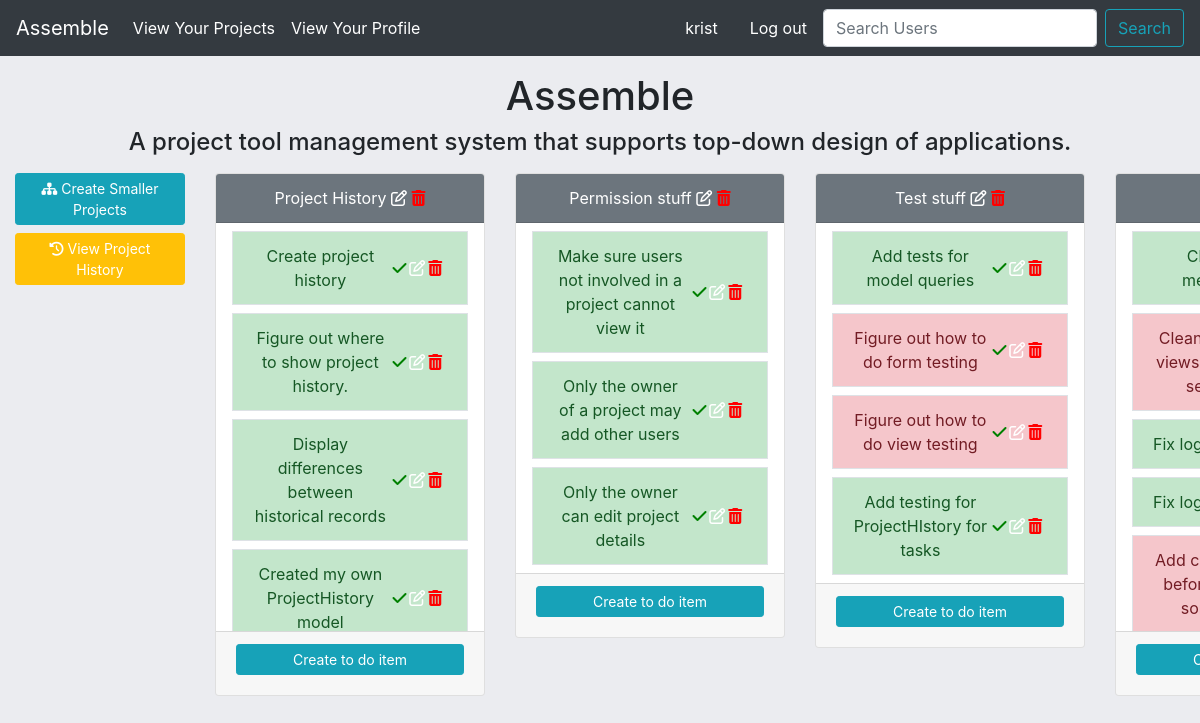
Before: /project-list/project-detail/assemble/ (signed in) with the older database file.
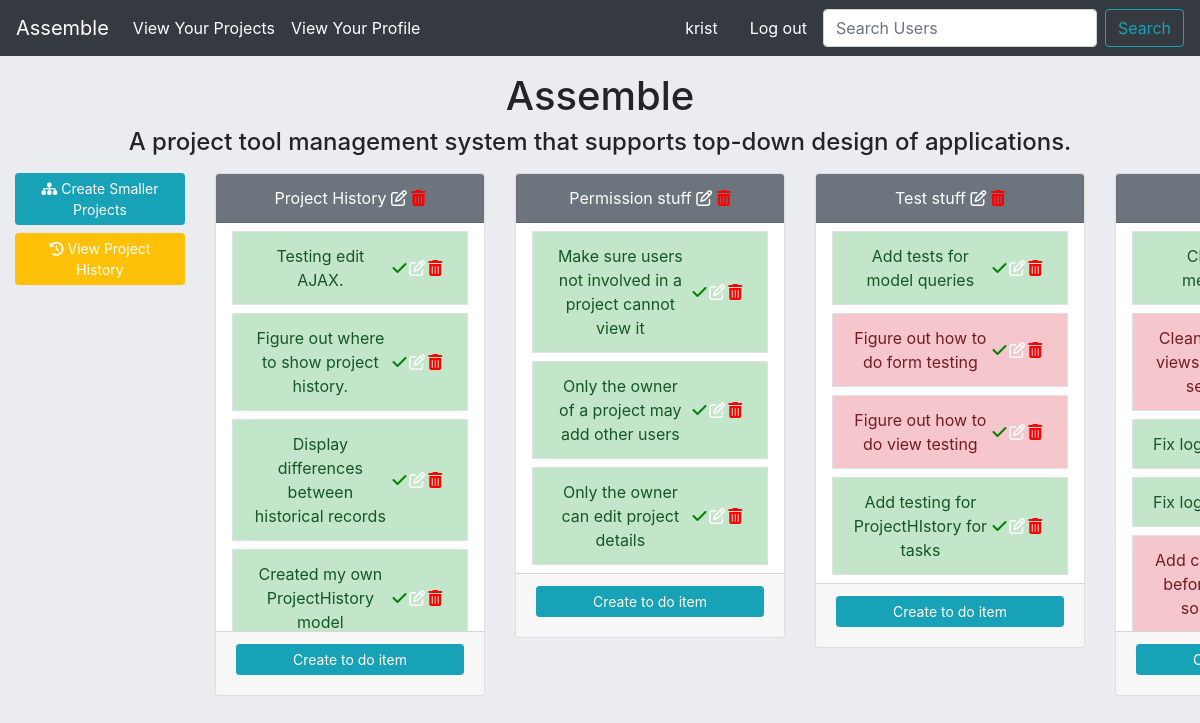
After: the same page with the newer database file.
### assemble/models.py (models this page shows, shortened)
class ProjectComponent(models.Model):
    name = models.CharField(max_length=200) # can change this
    slug = models.SlugField(max_length=100,unique=True,blank=True,null=True)
    completed = models.BooleanField(default=False) # can change this
    task = models.ForeignKey('self',null=True,default=None,related_name="component",
                             on_delete=models.CASCADE)
    project = models.ForeignKey(Project,on_delete=models.CASCADE)

### assemble/views.py (the view)
# urls.py: path('project-list/project-detail/<project_slug>/',project_detail_view,name="project-detail"),
@login_required
def project_detail_view(request,project_slug):
    is_me = Profile.objects.get(user=request.user)
    project = Project.objects.filter(user=is_me).get(slug=project_slug)
    project_components = ProjectComponent.objects.filter(project__name=project).filter(task=None)
    context = {
        'project':project,
        'project_components':project_components,
    }
    return render(request,'assemble/project_detail.html',context)

### assemble/models.py (called while the page is built)
    def __str__(self):
        return self.name

### templates/assemble/project_detail.html (shortened to what this page needs)
{% extends 'assemble/base.html' %}
{% load crispy_forms_tags %}
{% block content %}
<div class="container text-center my-3">
    <h1 id="project-name">{{ project.name }}</h1>
    <h4>{{project.description}}</h4>
</div>
    <div class="row text-center flex-nowrap">
        <div class="col-md-2">
            <a class="btn btn-info btn-sm text-white mb-2" href="{% url 'project-component-create' project.slug %}"><i class="fa fa-sitemap"></i> Create Smaller Projects</a>
            <a class="btn btn-warning btn-sm text-white" href="{% url 'project-history' project.id %}"><i class="fa fa-history"></i> View Project History</a>
        </div>
        {% for component in project_components %}
            <div class="col-md-3 mb-2">
                <div class="card text-white" >
                    <div class="card-header bg-secondary mb-2">
                        {{ component.name }}  <a href="{% url 'edit-details' component.id %}"><span style="color:white;font-size:1rem;"><i class="fa fa-edit"></i></span></a>
                        <a href="{% url 'delete-task' component.id %}"><span style="color:red;font-size:1rem;"><i class="fa fa-trash"></i></span></a>
                    </div>
                    <div class="list-group">
                        <ul id="list-{{component.id}}" class="list-group px-3" style="overflow-y:scroll;max-height:400px;">
                            {% for task in component.component.all %}
                                {% if task.completed == True %}
                                    <li id="task-{{task.id}}"class="list-group-item d-flex justify-content-between align-items-center border mb-2 rounded-0 list-group-item-success">
                                        <span>{{task.name}}</span>
                                        <span class="badge">
                                            <a class="finish-task" style="cursor:pointer;" id="{{task.id}}"><span style="color:green;font-size:1rem;"><i class="fa fa-check"></i></span></a>
                                            <a class="edit-task" id="{{task.id}}" style="cursor:pointer;"><span style="color:white;font-size:1rem;"><i class="fa fa-edit"></i></span></a>
                                            <a class="delete-task" style="cursor:pointer;" id="{{task.id}}"><span style="color:red;font-size:1rem;"><i class="fa fa-trash"></i></span></a>
                                        </span>
                                    </li>
                                {% else %}
                                    <li id="task-{{task.id}}" class="list-group-item d-flex justify-content-between align-items-center border mb-2 rounded-0 list-group-item-danger">
                                        <span>{{task.name}}</span>
                                        <span class="badge">
                                            <a class="finish-task" style="cursor:pointer;" id="{{task.id}}"><span style="color:green;font-size:1rem;"><i class="fa fa-check"></i></span></a>
                                            <a class="edit-task" id="{{task.id}}" style="cursor:pointer;"><span style="color:white;font-size:1rem;"><i class="fa fa-edit"></i></span></a>
                                            <a style="cursor:pointer;" class="delete-task" id="{{task.id}}"><span style="color:red;font-size:1rem;"><i class="fa fa-trash"></i></span></a>
                                        </span>
                                    </li>
                                {% endif %}
                            {% endfor %}
                        </ul>
                        <div class="card-footer">
                            <button class="show-form-button btn btn-info btn-sm text-white mb-2 btn-block" id="{{component.id}}" class="btn btn-info">Create to do item</button>
                        </div>
                    </div>
                </div>
            </div>
        {% endfor %}
    </div>
{% endblock content %}

Changed rows visible on the page:
changed ProjectComponent: name "Create project history" → "Testing edit AJAX."
